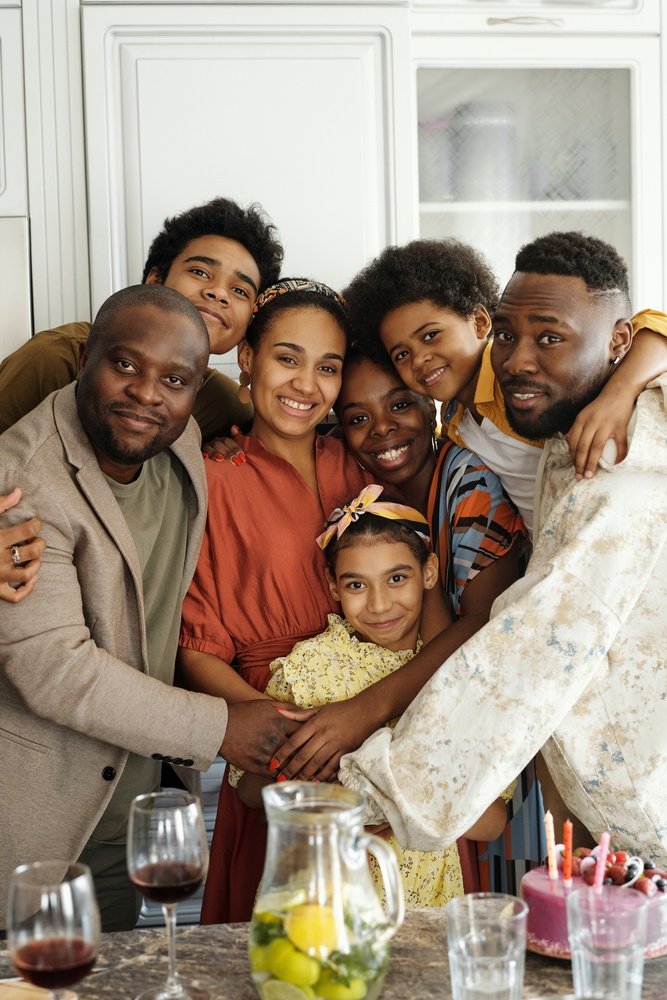
#> input picture sample.jpg, 667 x 1000 px, shrunk from 3510 x 5260 before the run
$ python -i streamlit_shape_analysis.py   (imports and definitions only)   (older library calls are emulated)
#> lines starting #> are read from the running program, lines starting #| are printed output that depends on the picture; after the words box and inside, x2 and y2 are one past the last pixel; in counts of white or black regions, pixels touching at a corner belong together
import streamlit as st
import cv2
import numpy as np
import time
from PIL import Image
import io
import os
from datetime import datetime

# Set page config
# [5 lines not run here, left out]

# [46 lines left out: function initialize_camera, not called in this run]

# Title and description
# [5 lines not run here, left out]

# Create two columns for the interface
# [1 line that did not run here, left out]

# Update slider values in session state
# [4 lines left out: function update_slider, not called in this run]

# Initialize session state variables
if 'camera' not in st.session_state:
    st.session_state.camera = None
if 'captured_image' not in st.session_state:
    st.session_state.captured_image = None
if 'processed_captured' not in st.session_state:
    st.session_state.processed_captured = None
if 'recording' not in st.session_state:
    st.session_state.recording = False
if 'video_writer' not in st.session_state:
    st.session_state.video_writer = None
if 'rotation_angle' not in st.session_state:
    st.session_state.rotation_angle = 0
if 'auto_enhance' not in st.session_state:
    st.session_state.auto_enhance = False
if 'blur' not in st.session_state:
    st.session_state.blur = 0
if 'pixelate' not in st.session_state:
    st.session_state.pixelate = 0
if 'brightness' not in st.session_state:
    st.session_state.brightness = 0
if 'contrast' not in st.session_state:
    st.session_state.contrast = 0
if 'edge' not in st.session_state:
    st.session_state.edge = 0
if 'mustache' not in st.session_state:
    st.session_state.mustache = False
if 'color_temperature' not in st.session_state:
    st.session_state.color_temperature = 0
if 'mustache_active' not in st.session_state:
    st.session_state.mustache_active = False
if 'smoothing_strength' not in st.session_state:
    st.session_state.smoothing_strength = 75
if 'blemish_threshold' not in st.session_state:
    st.session_state.blemish_threshold = 8
if 'sharpening_amount' not in st.session_state:
    st.session_state.sharpening_amount = 0.5
if 'vignette_strength' not in st.session_state:
    st.session_state.vignette_strength = 0.3
if 'gamma_value' not in st.session_state:
    st.session_state.gamma_value = 1.2
if 'saturation' not in st.session_state:
    st.session_state.saturation = 100
if 'sharpness' not in st.session_state:
    st.session_state.sharpness = 50

# Initialize visual effect variables
if 'glow' not in st.session_state:
    st.session_state.glow = 0
if 'color' not in st.session_state:
    st.session_state.color = 50
if 'artistic' not in st.session_state:
    st.session_state.artistic = 0
if 'motion' not in st.session_state:
    st.session_state.motion = 50
if 'texture' not in st.session_state:
    st.session_state.texture = 0
if 'emboss' not in st.session_state:
    st.session_state.emboss = 0
if 'cartoon' not in st.session_state:
    st.session_state.cartoon = 0
if 'thermal' not in st.session_state:
    st.session_state.thermal = 0
if 'night' not in st.session_state:
    st.session_state.night = 0
if 'vintage' not in st.session_state:
    st.session_state.vintage = 0
if 'hdr' not in st.session_state:
    st.session_state.hdr = 0
if 'transparency' not in st.session_state:
    st.session_state.transparency = 50
if 'contour' not in st.session_state:
    st.session_state.contour = 1000
if 'smooth' not in st.session_state:
    st.session_state.smooth = 20

# Sidebar controls
# [380 lines not run here, left out]

# Image processing functions
# [128 lines left out: functions apply_texture_effect, apply_emboss_effect, apply_cartoon_effect, apply_thermal_effect, apply_night_vision, apply_vintage_effect and 4 more, not called in this run]

def apply_gamma_correction(img, gamma=1.0):
    """
    Light/Exposure correction via Gamma adjustment.
    Values > 1.0 brighten the image; < 1.0 darken it.
    """
    look_up_table = np.array([((i / 255.0) ** (1.0 / gamma)) * 255
                              for i in range(256)]).astype("uint8")
    return cv2.LUT(img, look_up_table)

def bilateral_smoothing(img, d=9, sigma_color=35, sigma_space=35):
    """
    Improved skin smoothing using bilateral filter with more natural parameters.
    """
    # Apply multiple passes with decreasing intensity for more natural result
    result = img.copy()
    for i in range(2):
        current_sigma = sigma_color * (1 - i * 0.3)  # Reduce intensity in subsequent passes
        result = cv2.bilateralFilter(result, d, current_sigma, sigma_space)
    return result

def remove_small_blemishes(img, size_threshold=5):
    """
    More selective blemish removal with improved detection.
    """
    gray = cv2.cvtColor(img, cv2.COLOR_BGR2GRAY)

    # Use local contrast enhancement to better detect blemishes
    clahe = cv2.createCLAHE(clipLimit=2.0, tileGridSize=(8,8))
    enhanced = clahe.apply(gray)

    # Detect local intensity variations
    blur = cv2.GaussianBlur(enhanced, (5, 5), 0)
    diff = cv2.absdiff(enhanced, blur)

    # Threshold to find potential blemishes
    _, mask = cv2.threshold(diff, size_threshold * 2, 255, cv2.THRESH_BINARY)

    # Remove very small noise
    kernel = np.ones((2,2), np.uint8)
    mask = cv2.morphologyEx(mask, cv2.MORPH_OPEN, kernel)

    # Find and filter contours
    contours, _ = cv2.findContours(mask, cv2.RETR_EXTERNAL, cv2.CHAIN_APPROX_SIMPLE)
    mask_clean = np.zeros_like(mask)

    for cnt in contours:
        area = cv2.contourArea(cnt)
        if area > 5 and area < (size_threshold * size_threshold):
            cv2.drawContours(mask_clean, [cnt], 0, 255, -1)

    # Use inpainting with smaller radius for more natural results
    inpainted = cv2.inpaint(img, mask_clean, 2, cv2.INPAINT_TELEA)

    # Blend with original for more natural transition
    return cv2.addWeighted(img, 0.3, inpainted, 0.7, 0)

def sharpen_image(img, amount=0.3):
    """
    More natural sharpening with edge awareness.
    """
    # Convert to LAB color space for better edge detection
    lab = cv2.cvtColor(img, cv2.COLOR_BGR2LAB)
    l_channel = lab[:,:,0]

    # Detect edges
    edges = cv2.Laplacian(l_channel, cv2.CV_64F).astype(np.float32)
    edge_mask = np.abs(edges) > 30

    # Create sharpening kernel
    kernel = np.array([
        [-0.5, -1, -0.5],
        [-1,   6,   -1],
        [-0.5, -1, -0.5]
    ], dtype=np.float32) * amount

    # Apply sharpening
    sharpened = cv2.filter2D(img, -1, kernel)

    # Blend based on edge mask
    result = img.copy()
    result[edge_mask] = sharpened[edge_mask]

    return result

def add_vignette(img, strength=0.15):
    """
    Add a subtle vignette effect with improved brightness preservation.
    """
    rows, cols = img.shape[:2]
    kernel_x = cv2.getGaussianKernel(cols, cols / 2)
    kernel_y = cv2.getGaussianKernel(rows, rows / 2)
    kernel = kernel_y * kernel_x.T
    mask = kernel / kernel.max()
    mask = np.power(mask, 0.5)  # Reduce darkness by applying square root
    mask_3ch = np.dstack([mask, mask, mask])
    vignette = img.copy().astype(np.float32)
    # Use additive blending to preserve brightness
    vignette = vignette * (1.0 - strength + strength * mask_3ch)
    # Add a slight brightness boost to compensate for darkening
    vignette = vignette * (1.0 + strength * 0.2)
    return np.clip(vignette, 0, 255).astype(np.uint8)

def detect_portrait(image):
    """
    Detect if the image contains a portrait/face.
    Returns True if a face is detected, False otherwise.
    """
    gray = cv2.cvtColor(image, cv2.COLOR_BGR2GRAY)
    face_cascade = cv2.CascadeClassifier(cv2.data.haarcascades + 'haarcascade_frontalface_default.xml')
    faces = face_cascade.detectMultiScale(gray, 1.3, 5)
    return len(faces) > 0

def auto_enhance_image(image):
    """
    Enhanced portrait processing with automatic detection.
    """
    # Check if image contains a portrait
    is_portrait = detect_portrait(image)

    # Convert to float32 for better precision
    image = image.astype(np.float32) / 255.0
    image = (image * 255).astype(np.uint8)

    if is_portrait:
        # Portrait-specific enhancements
        # 1. Light correction via gamma
        corrected = apply_gamma_correction(image, gamma=1.2)  # Slightly brighter for portraits

        # 2. Remove small blemishes
        blemish_removed = remove_small_blemishes(corrected, size_threshold=8)

        # 3. Skin smoothing with moderate strength
        smoothed = bilateral_smoothing(blemish_removed, d=15, sigma_color=75, sigma_space=75)

        # 4. Subtle sharpening
        sharpened = sharpen_image(smoothed, amount=0.5)

        # 5. Add subtle vignette
        final = add_vignette(sharpened, strength=0.3)

    else:
        # General image enhancements
        # 1. Auto contrast using CLAHE
        lab = cv2.cvtColor(image, cv2.COLOR_BGR2LAB)
        l, a, b = cv2.split(lab)
        clahe = cv2.createCLAHE(clipLimit=2.0, tileGridSize=(8,8))
        l = clahe.apply(l)

        # 2. Enhance colors
        a = cv2.add(a, 3)  # Subtle color boost
        b = cv2.add(b, 3)

        # Merge channels
        enhanced = cv2.merge([l, a, b])
        final = cv2.cvtColor(enhanced, cv2.COLOR_LAB2BGR)

        # 3. Subtle sharpening for non-portraits
        final = sharpen_image(final, amount=0.3)

    return final

# [192 lines left out: functions create_professional_lut, adjust_color_temperature, process_image, not called in this run]

# Main loop
# [71 lines not run here, left out]

>>> import cv2
>>> picture = cv2.imread('sample.jpg')
#> picture is the input picture: shape (1000, 667, 3); mean B, G, R 128.2, 143.9, 160.7
>>> result = auto_enhance_image(picture)
#> in detect_portrait, `gray = cv2.cvtColor(image, cv2.COLOR_BGR2GRAY)`:
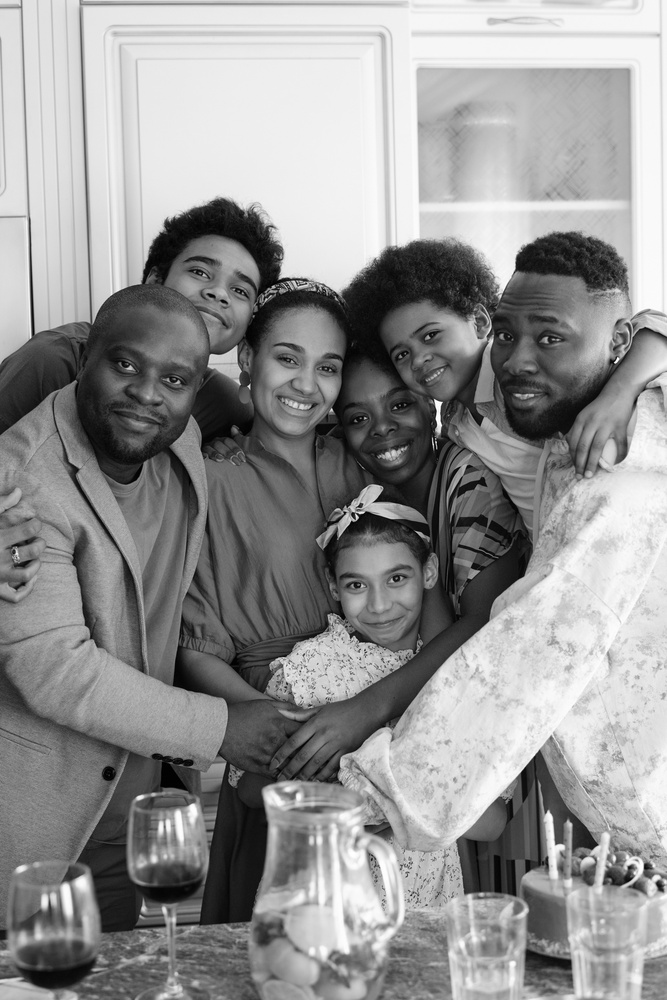
#> gray: shape (1000, 667); min 0, max 255, mean 147.1
#> in detect_portrait, `faces = face_cascade.detectMultiScale(gray, 1.3, 5)`: faces = [[326, 542, 104, 104], [248, 315, 118, 118]]
#> in auto_enhance_image, `is_portrait = detect_portrait(image)`: is_portrait = True
#> in remove_small_blemishes, `_, mask = cv2.threshold(diff, size_threshold * 2, 255, cv2.THRESH_BINA..`:
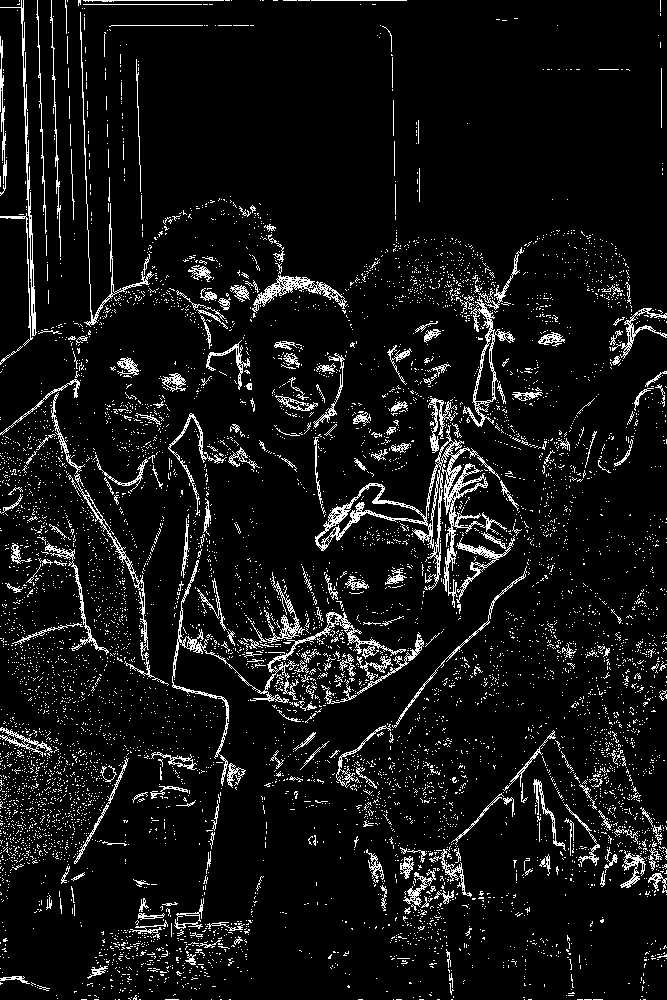
#> mask: shape (1000, 667); 7.4% white in thin lines or dots
#> in remove_small_blemishes, `mask = cv2.morphologyEx(mask, cv2.MORPH_OPEN, kernel)`: mask: shape (1000, 667); 2.6% white in thin lines or dots
#> in remove_small_blemishes, `contours, _ = cv2.findContours(mask, cv2.RETR_EXTERNAL, cv2.CHAIN_APPR..`: contours = 1370 contours, 1275 with area under 20; largest, box (x1, y1, x2, y2) and area: (84, 0, 225, 3) 149, (287, 278, 314, 292) 144, (459, 544, 503, 560) 143, (325, 506, 350, 529) 128, (29, 288, 37, 337) 126
#> the loop in remove_small_blemishes, `for cnt in contours:` made 1370 passes
#> area on passes 19, 27, 127: 34.5, 21.5, 37.5
#> after the loop in remove_small_blemishes, `for cnt in contours:`:
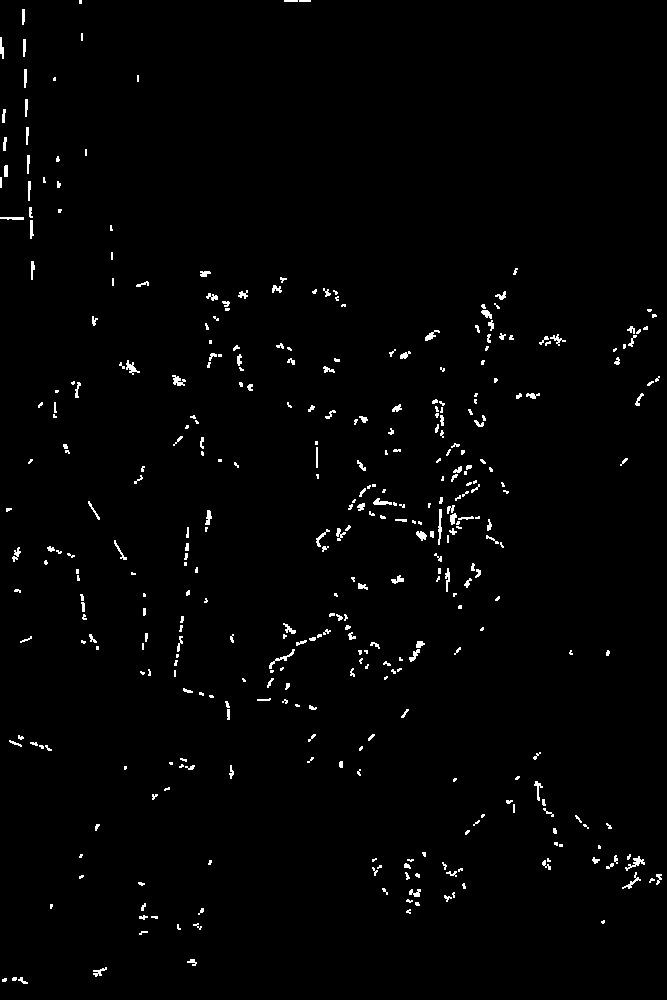
#> mask_clean: shape (1000, 667); 1.4% white in thin lines or dots
#> in sharpen_image, `lab = cv2.cvtColor(img, cv2.COLOR_BGR2LAB)`: lab: shape (1000, 667, 3); mean of channels 0, 1, 2 163.2, 132.5, 139.1
#> in sharpen_image, `edge_mask = np.abs(edges) > 30`: edge_mask: shape (1000, 667) bool; 4.1% white in thin lines or dots
#> in sharpen_image, `result[edge_mask] = sharpened[edge_mask]`:
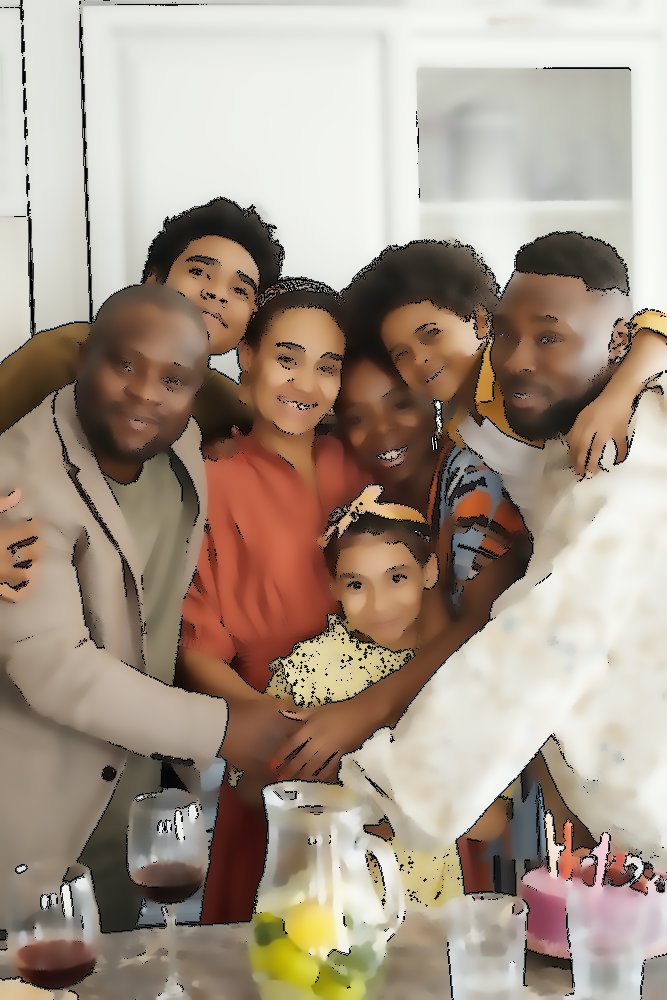
#> result: shape (1000, 667, 3); mean B, G, R 136.1, 150.8, 166.4
#> in add_vignette, `kernel_x = cv2.getGaussianKernel(cols, cols / 2)`: kernel_x = 667 values, max 0.00175 at index 333, min 0.00106 at index 0, mean 0.0015
#> in add_vignette, `kernel_y = cv2.getGaussianKernel(rows, rows / 2)`: kernel_y = 1000 values, max 0.00117 at index 499, min 0.00071 at index 0, mean 0.001
#> in add_vignette, `kernel = kernel_y * kernel_x.T`:
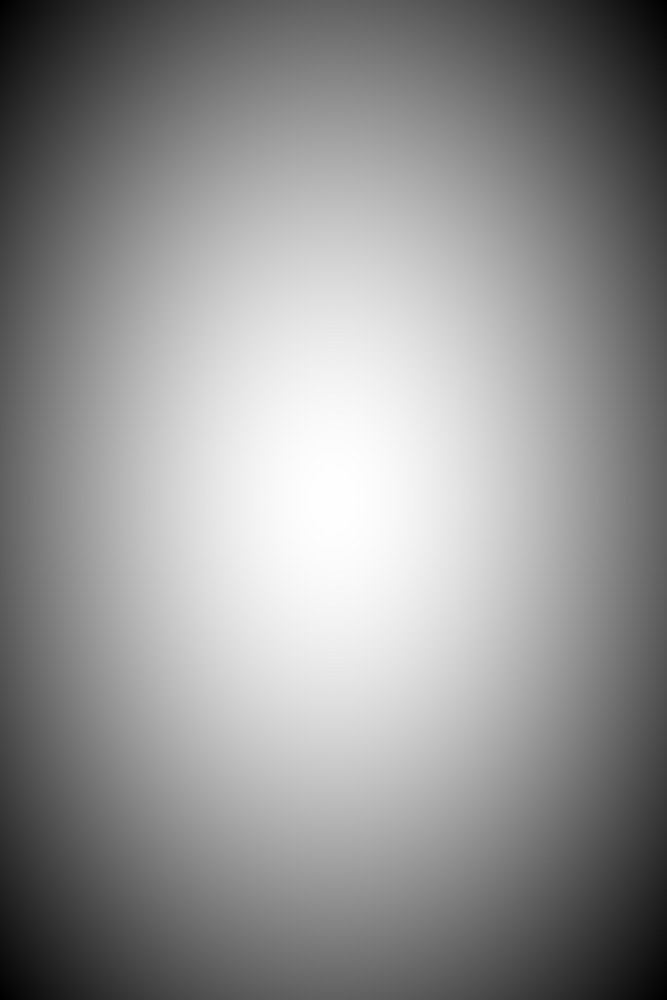
#> kernel: shape (1000, 667) float64; min 7.55e-07, max 2.05e-06, mean 1.5e-06; drawn with min black and max white
#> in add_vignette, `mask = np.power(mask, 0.5)`:
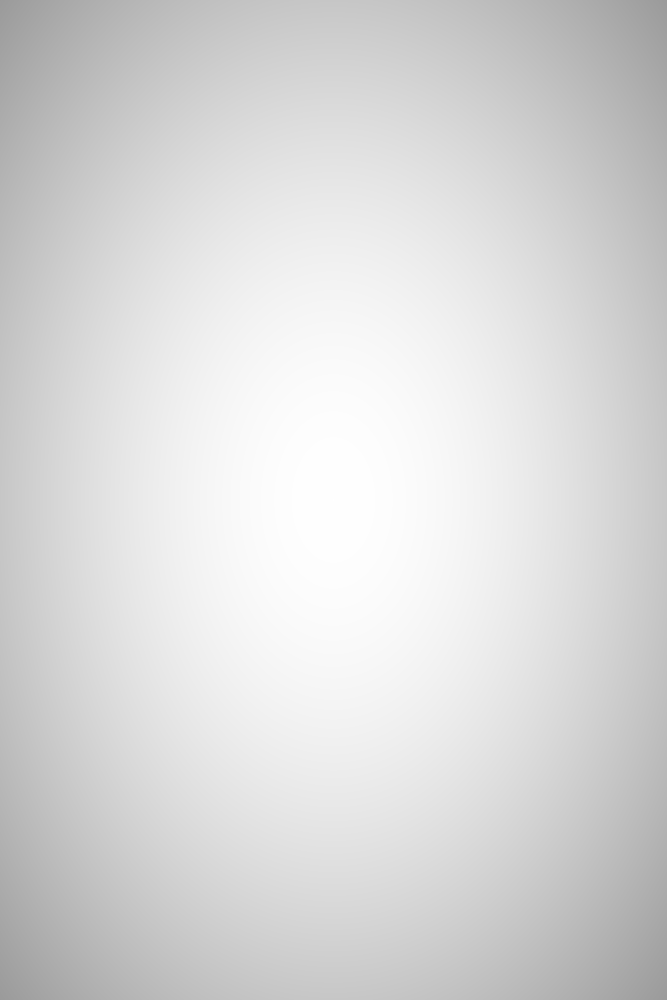
#> mask: shape (1000, 667) float64; min 0.607, max 1, mean 0.851
#> in add_vignette, `vignette = vignette * (1.0 - strength + strength * mask_3ch)`:
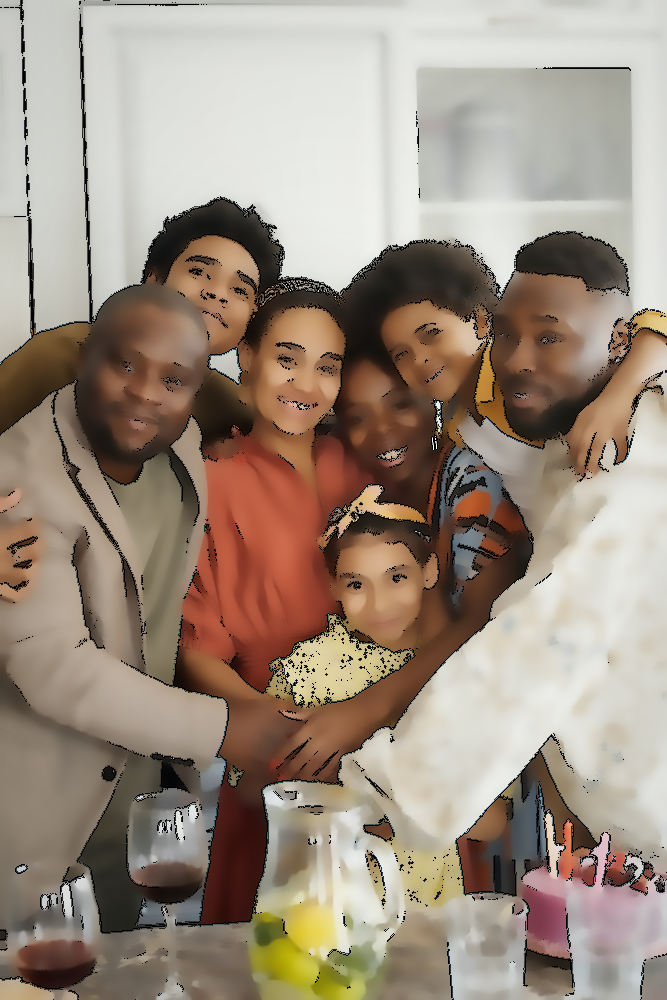
#> vignette: shape (1000, 667, 3) float64; mean B, G, R 129.1, 143.3, 158.5
